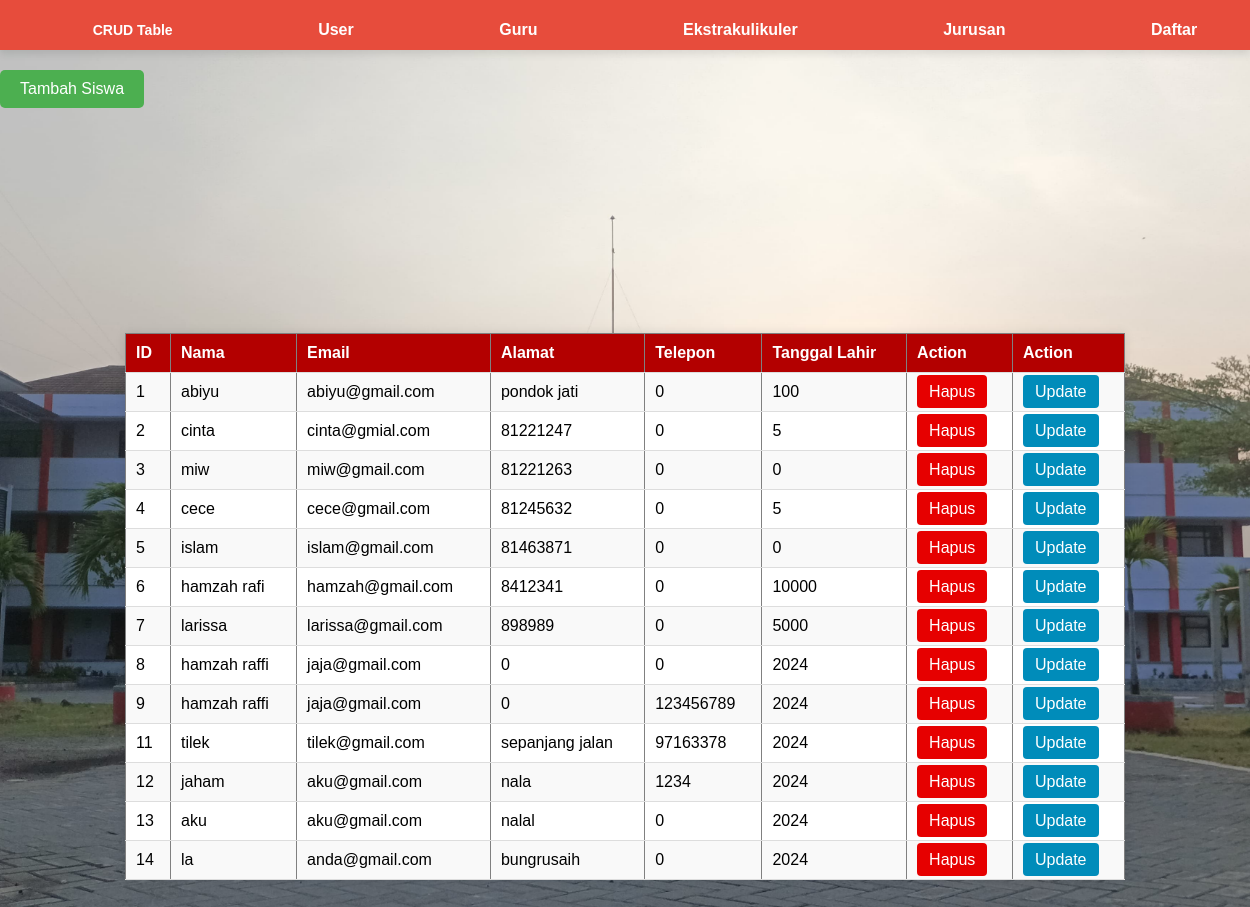
The app's page /admin/siswa.php with its own data.
### tables this page shows
CREATE TABLE `siswa` (
  `id` int(11) NOT NULL,
  `user_id` int(11) DEFAULT NULL,
  `nama` varchar(50) NOT NULL,
  `email` varchar(50) NOT NULL,
  `alamat` varchar(20) NOT NULL,
  `telepon` int(20) NOT NULL,
  `tanggal_lahir` int(50) NOT NULL,
  `jurusan_id` int(11) DEFAULT NULL,
  `guru_id` int(11) DEFAULT NULL
);

### admin/siswa.php (the view, shortened to what this page needs)
<!DOCTYPE html>
<html lang="en">
<head>
<link rel="stylesheet" href="index.css">
<link rel="stylesheet" href="buat tombol.css">
</head>
<body>
  <nav>
    <div class="navbar">
      <ul>
        <li><h2>CRUD Table</h2></li>
        <li><a href="index.php">User</a></li>
        <li><a href="guru.php">Guru</a></li>
        <li><a href="ekstrakulikuler.php">Ekstrakulikuler</a></li>
        <li><a href="jurusan.php">Jurusan</a></li>
        <li><a href="siswa.php">Daftar</a></li>
      </ul>
    </div>
  </nav>
  <div class="container">
    <a href="tambahsiswa.php" class="btn-tambah">Tambah Siswa</a> <table border="1" class="table">
      <tr>
        <th>ID</th>
        <th>Nama</th>
        <th>Email</th>
        <th>Alamat</th>
        <th>Telepon</th>
        <th>Tanggal Lahir</th>
        <th>Action</th>
        <th>Action</th>
      </tr>
      <?php
        include '../koneksi.php';
        $query_mysql = mysqli_query($mysqli, "SELECT * FROM siswa") or die(mysqli_error());
        while($data = mysqli_fetch_array($query_mysql)){
      ?>
        <tr>
          <td><?php echo $data['id']; ?></td>
          <td><?php echo $data['nama']; ?></td>
          <td><?php echo $data['email']; ?></td>
          <td><?php echo $data['alamat']; ?></td>
          <td><?php echo $data['telepon']; ?></td>
          <td><?php echo $data['tanggal_lahir']; ?></td>
          <td><a href="deletesiswa.php?id=<?php echo $data['id']; ?>" class="btn-hapus">Hapus</a></td>
          <td><a href="editsiswa.php?id=<?php echo $data['id']; ?>" class="btn-update">Update</a></td>
        </tr>
      <?php } ?>
    </table>
  </div>
</body>
</html>

### admin/index.css (style rules this page uses)
body { font-family: Arial, sans-serif; background-image: url(background\ telkom.jpg); padding: 0 0 80px 0; background-size: cover; background-position: center; background-repeat: no-repeat; margin: 0; padding: 0; }
nav { background-color: #e74c3c; box-shadow: 0 4px 8px rgba(0, 0, 0, 0.1); height: 50px; }
.navbar { width: 100%; margin: 0 auto; padding: 0 20px; }
.navbar ul li h2 { color: #fff; font-family: Arial, Helvetica, sans-serif; font-size: 14px; padding: 10px 20px; }
nav ul { list-style: none; padding: 0; margin: 0; display: flex; justify-content: space-around; align-items: center; }
nav ul li { display: inline; }
nav ul li a { padding: 10px 20px 10px 20px; text-decoration: none; color: white; font-weight: bold; transition: background-color 0.3s ease; }
table { width: 80%; border-collapse: collapse; margin: 225px auto; background-color: white; box-shadow: 0 0 10px rgba(0, 0, 0, 0.1); justify-items: center; }
th, td { padding: 10px; text-align: left; border-bottom: 1px solid #ddd; }
th { background-color: #b30000; color: white; }
tr:nth-child(even) { background-color: #f9f9f9; }
a { text-decoration: none; padding: 8px 12px; border-radius: 4px; color: white; }
.btn-hapus { background-color: #e60000; }
.btn-update { background-color: #008CBA; }

### admin/buat tombol.css (style rules this page uses)
.btn-tambah { display: inline-block; padding: 10px 20px; background-color: #4CAF50; color: white; text-decoration: none; border: none; border-radius: 5px; cursor: pointer; }

### records on screen
siswa: id "1", nama "abiyu", email "abiyu@gmail.com", alamat "pondok jati", telepon "0", tanggal_lahir "100"
siswa: id "2", nama "cinta", email "cinta@gmial.com", alamat "81221247", telepon "0", tanggal_lahir "5"
siswa: id "3", nama "miw", email "miw@gmail.com", alamat "81221263", telepon "0", tanggal_lahir "0"
siswa: id "4", nama "cece", email "cece@gmail.com", alamat "81245632", telepon "0", tanggal_lahir "5"
siswa: id "5", nama "islam", email "islam@gmail.com", alamat "81463871", telepon "0", tanggal_lahir "0"
siswa: id "6", nama "hamzah rafi", email "hamzah@gmail.com", alamat "8412341", telepon "0", tanggal_lahir "10000"
siswa: id "7", nama "larissa", email "larissa@gmail.com", alamat "898989", telepon "0", tanggal_lahir "5000"
siswa: id "8", nama "hamzah raffi", email "jaja@gmail.com", alamat "0", telepon "0", tanggal_lahir "2024"
siswa: id "9", nama "hamzah raffi", email "jaja@gmail.com", alamat "0", telepon "123456789", tanggal_lahir "2024"
siswa: id "11", nama "tilek", email "tilek@gmail.com", alamat "sepanjang jalan", telepon "97163378", tanggal_lahir "2024"
siswa: id "12", nama "jaham", email "aku@gmail.com", alamat "nala", telepon "1234", tanggal_lahir "2024"
siswa: id "13", nama "aku", email "aku@gmail.com", alamat "nalal", telepon "0", tanggal_lahir "2024"
siswa: id "14", nama "la", email "anda@gmail.com", alamat "bungrusaih", telepon "0", tanggal_lahir "2024"
